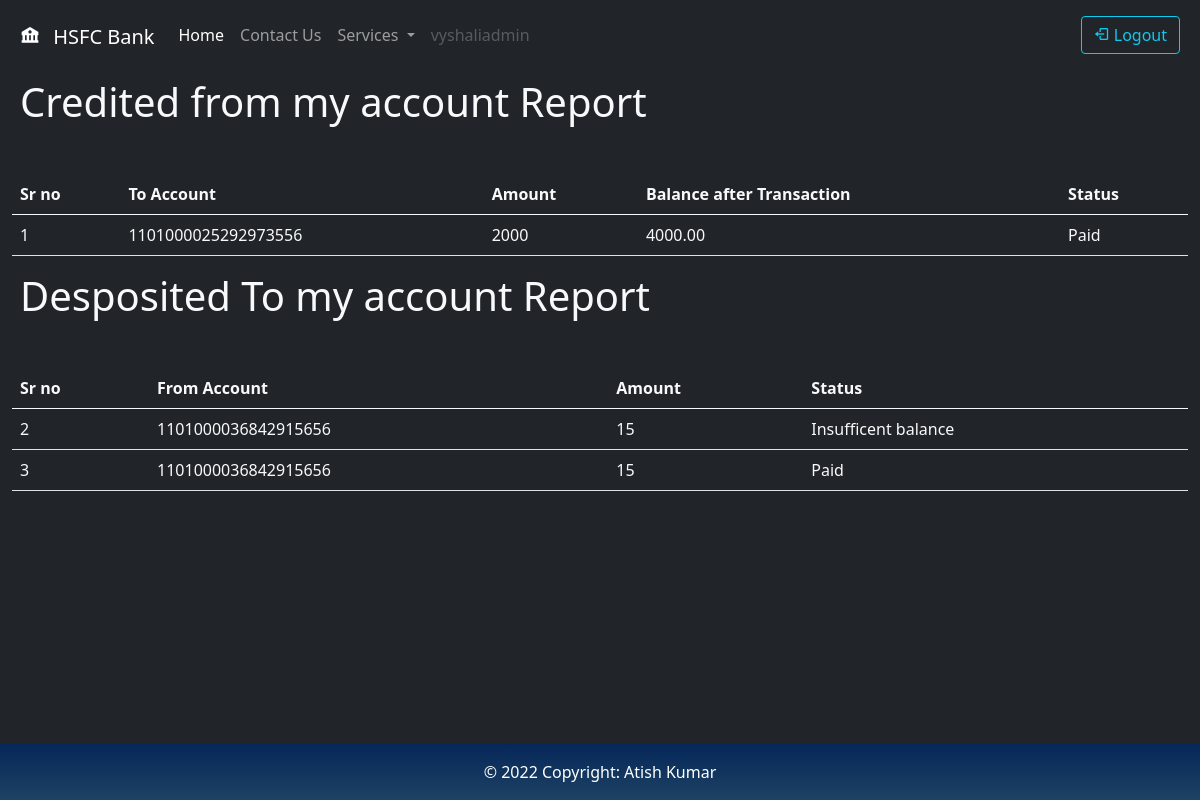
/accounts/report/1/ (signed in), run on the app's committed database.
### Transfer/models.py (models this page shows)
class TransferMoney(models.Model):
    CREDIT = 'CREDIT'
    DEBIT = 'DEBIT'
    TRANSACTION_TYPES = (
        ("CREDIT", "Credit"),
        ("DEBIT", "Debit"),
    )
    From_accno = models.ForeignKey(UserBankAccount, on_delete=models.CASCADE, related_name = 'From_accno')
    To_accno = models.ForeignKey(UserBankAccount, on_delete=models.CASCADE, related_name = 'To_accno')
    amount = models.CharField(max_length=50,blank=False)
    status = models.CharField(max_length=50,blank=False)
    Type = models.CharField(choices=TRANSACTION_TYPES, max_length=6,default ='DEBIT')
    transaction_balance = models.DecimalField(max_digits=10, decimal_places=2, default=0, null=True, blank=True)
    def __str__(self):
        return f" Type: {self.Type} |  From:{self.From_accno} |  To:{self.To_accno} |Amount ₹ {self.amount} | Balance After Transcation :{self.transaction_balance} | Status: {self.status}"

### Account/models.py (models this page shows, shortened)
class UserBankAccount(models.Model):
    Account_id = models.AutoField(primary_key=True,editable=False,unique=True)
    user = models.ForeignKey(
        User,
        related_name='account',
        on_delete=models.CASCADE,
    )
    account_type = models.ForeignKey(
        ProductCode,
        default=1,
        related_name='accounts',
        on_delete=models.CASCADE
    )
    period = models.DecimalField(max_digits=10, decimal_places=2, default=0)
    rate = models.DecimalField(max_digits=4, decimal_places=2, default=0)
    account_no = models.PositiveBigIntegerField(null=False,blank=True,unique=True)
    account_no = models.BigIntegerField(null=False,blank=True,unique=True)
    balance = models.DecimalField(
       max_digits=6, decimal_places=2, default=0, null=True, blank=True
    )
    interest_start_date = models.DateField(
        auto_now_add=True,
        help_text=(
            'The month number that interest calculation will start from'
        )
    )
    initial_deposit_date = models.DateField(auto_now_add=True)
    Referrence_Number = models.CharField(max_length = 10,
           blank=True,
           editable=False,
           unique=True,
           default=create_new_ref_number,
      )
    def create_new_ref_number():
                not_unique = True
                while not_unique:
                    unique_ref = random.randint(1000000000, 9999999999)
                    if not UserBankAccount.objects.filter(Referrence_Number=unique_ref):
                        not_unique = False
                return str(unique_ref)
    def __str__(self):
        return str(self.account_no)

### Account/views.py (the view)
# urls.py: path('report/<int:pk>/', report,name='report' ),
def report(request,pk):
  current_user_file = UserBankAccount.objects.filter(user = request.user)
  transfer_report = UserBankAccount.objects.get(Account_id=pk)
  transfer_report2 = TransferMoney.objects.filter(From_accno=transfer_report)
  transfer_report3 = TransferMoney.objects.filter(To_accno=transfer_report)
  print(transfer_report3)
  transfer_report1 = request.user.account.all()
  context= {
    'report2':transfer_report,
    'b':transfer_report2,
    'c':transfer_report3,
    }
  return render (request, 'report.html',context)

### templates/report.html (shortened to what this page needs)
{% extends 'base.html' %}
{% block content %}
  <body class = 'bg-dark text-light'>
    <div class="container-fluid">
      <h1 class = 'm-2'>Credited from my account Report </h1>
      <table class="table bg-dark text-light mt-5">
        <thead>
          <tr>
            <th scope="col">Sr no</th>
            <th scope="col">To Account</th>
                <th scope="col">Amount</th>
                <th scope="col">Balance after Transaction</th>
                <th scope="col">Status</th>
            </tr>
        </thead>
        <tbody>
          {% for c in b %}
            <tr>
              <td>{{c.id}}</td>
              <td>{{c.To_accno}}</td>
              <td>{{c.amount}}</td>
              <td>{{c.transaction_balance}}</td>
              <td>{{c.status}}</td>
              {% endfor %}
            </tr>
          </tbody>
        </table>
        <h1 class = 'm-2'>Desposited To my account Report</h1>
<table class="table bg-dark text-light mt-5">
  <thead>
      <tr>
          <th scope="col">Sr no</th>
          <th scope="col">From Account</th>
          <th scope="col">Amount</th>
          <th scope="col">Status</th>
      </tr>
  </thead>
  <tbody>
{% for d in c %}
<tr>
<td>{{d.id}}</td>
<td>{{d.From_accno}}</td>
<td>{{d.amount}}</td>
<td>{{d.status}}</td>
{% endfor %}
  </tr>
</tbody>
</table>
</div>
{% endblock content %}

### templates/base.html (shortened to what this page needs)
<!doctype html>
<html lang="en">
  <head>
    <link href="https://cdn.jsdelivr.net/npm/bootstrap@5.0.2/dist/css/bootstrap.min.css" rel="stylesheet">
    <link href='https://unpkg.com/boxicons@2.1.2/css/boxicons.min.css' rel='stylesheet'>
  </head>
  <body class = 'bg-dark text-light'>
   <nav class="navbar navbar-expand-lg sticky-top navbar-dark bg-dark">
    <div class="container-fluid">
      <a class="navbar-brand" href="/"> <i class='bx bxs-bank m-2' ></i> HSFC Bank</a>
      <div class="collapse navbar-collapse " id="navbarSupportedContent">
        <ul class="navbar-nav me-auto mb-2 mb-lg-0">
          <li class="nav-item ">
            <a class="nav-link active " aria-current="page" href="/"> Home</a>
          </li>
          <li class="nav-item">
            <a class="nav-link" href="/contactus/"> Contact Us</a>
          </li>
          <li class="nav-item dropdown ">
            <a class="nav-link dropdown-toggle" href="#" id="navbarDropdown" role="button" data-bs-toggle="dropdown" aria-expanded="false">
                Services
            </a>
          </li>
          <li class="nav-item">
            <a class="nav-link disabled" href="#" tabindex="-1" aria-disabled="true">{{request.user}}</a>
          </li>
        </ul>
        <form class="d-flex">
          {% if user.is_authenticated %}
          <a class="btn btn-outline-info m-2" href="/logout/" role="button"> <i class='bx bx-log-out' ></i> Logout</a>
            {% else %}
            <a class="btn btn-outline-info m-2" href="/login/" role="button"> <i class='bx bx-log-in' ></i> Login or Signup</a>
              {% endif %}
            </form>
      </div>
    </div>
  </nav>
  {% block content %}
  {% endblock content %}
  <div class="footer-copyright fixed-bottom text-center py-3">© 2022 Copyright:  Atish Kumar
  </div>
</body>
</html>

### templates/base.html (style rules this page uses)
ul { padding-left: 0rem; }
a:link, a:visited { text-decoration: none; }
.footer-copyright { background-image:linear-gradient(-180deg,#05275a,#1e4263); color: white; }

### data on the page
TransferMoney: id "1", To_accno "1101000025292973556", amount "2000", transaction_balance "4000.00", status "Paid"
TransferMoney: id "2", From_accno "1101000036842915656", amount "15", status "Insufficent balance"
TransferMoney: id "3", From_accno "1101000036842915656", amount "15", status "Paid"

### other printed values
{{ request.user }} "vyshaliadmin"
